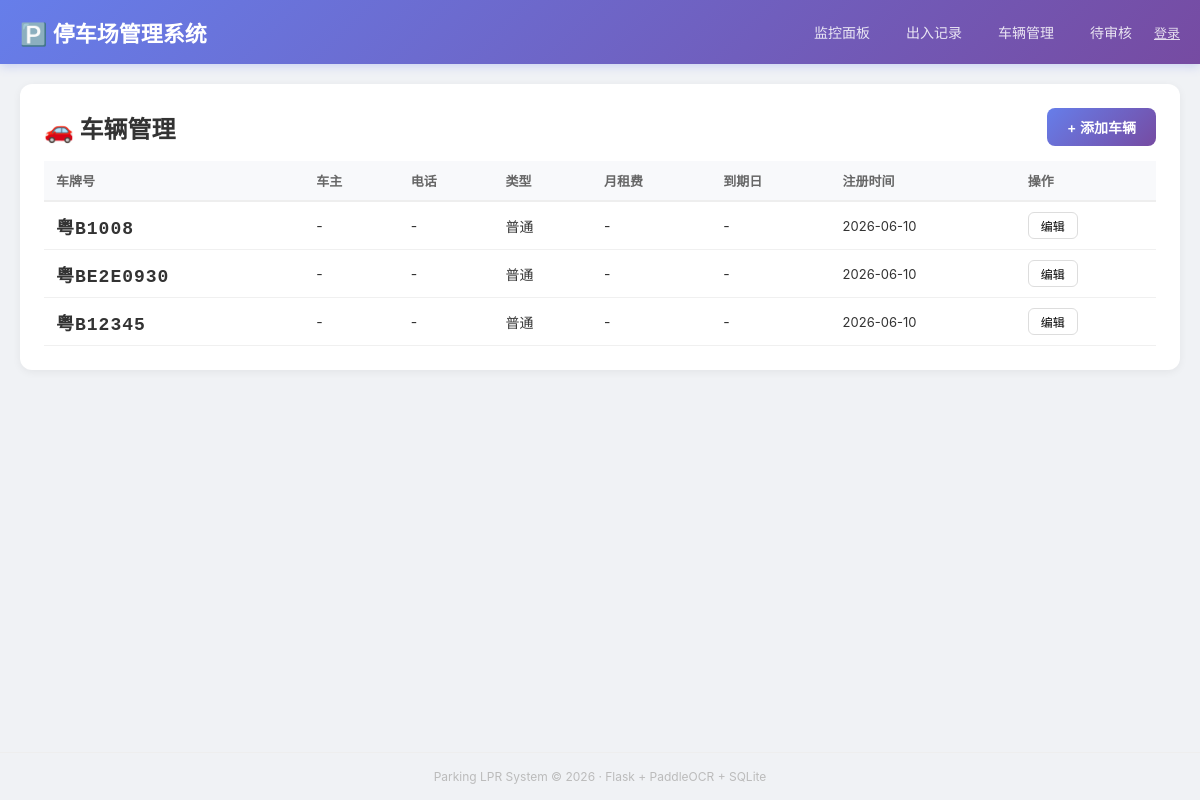
The page /vehicles (signed in) on the database its author committed.
### tables this page shows
CREATE TABLE vehicles (
            id INTEGER PRIMARY KEY AUTOINCREMENT,
            plate_number TEXT UNIQUE NOT NULL,
            owner_name TEXT DEFAULT '',
            phone TEXT DEFAULT '',
            vehicle_type TEXT DEFAULT 'normal',
            monthly_fee REAL DEFAULT 0,
            monthly_expire DATE,
            wechat_openid TEXT,
            created_at TIMESTAMP DEFAULT CURRENT_TIMESTAMP
        );

### backend/routes/web.py (the view)
@web.route("/vehicles")
def vehicles_page():
    if not session.get("logged_in"):
        return redirect(url_for("web.login_page"))
    conn = get_conn()
    cursor = conn.cursor()
    cursor.execute("SELECT * FROM vehicles ORDER BY created_at DESC")
    vehicles = [dict(row) for row in cursor.fetchall()]
    conn.close()
    return render_template("vehicles.html", vehicles=vehicles)

### backend/database.py (called while the page is built)
def get_conn() -> sqlite3.Connection:
    conn = sqlite3.connect(DB_PATH)
    conn.row_factory = sqlite3.Row
    conn.execute("PRAGMA journal_mode=WAL")
    conn.execute("PRAGMA foreign_keys=ON")
    return conn

### backend/templates/vehicles.html (shortened to what this page needs)
{% extends "base.html" %}
{% block content %}
<div class="page-card">
  <div style="display:flex;justify-content:space-between;align-items:center;">
    <h2>🚗 车辆管理</h2>
    <button class="btn btn-primary" onclick="showAddForm()">+ 添加车辆</button>
  </div>
  {% if vehicles %}
  <table class="data-table" style="margin-top:15px;">
    <thead>
      <tr>
        <th>车牌号</th>
        <th>车主</th>
        <th>电话</th>
        <th>类型</th>
        <th>月租费</th>
        <th>到期日</th>
        <th>注册时间</th>
        <th>操作</th>
      </tr>
    </thead>
    <tbody>
      {% for v in vehicles %}
      <tr>
        <td><span class="plate">{{ v.plate_number }}</span></td>
        <td>{{ v.owner_name or '-' }}</td>
        <td>{{ v.phone or '-' }}</td>
        <td>
          {% if v.vehicle_type == 'monthly' %}
          <span class="event-tag enter">月租</span>
          {% elif v.vehicle_type == 'vip' %}
          <span class="event-tag">VIP</span>
          {% elif v.vehicle_type == 'blacklist' %}
          <span class="event-tag exit">黑名单</span>
          {% else %}
          <span>普通</span>
          {% endif %}
        </td>
        <td>{% if v.monthly_fee > 0 %}¥{{ "%.2f"|format(v.monthly_fee) }}{% else %}-{% endif %}</td>
        <td>{{ v.monthly_expire or '-' }}</td>
        <td style="font-size:13px;">{{ v.created_at[:10] if v.created_at else '-' }}</td>
        <td>
          <button class="btn-small" onclick="editVehicle('{{ v.plate_number }}')">编辑</button>
        </td>
      </tr>
      {% endfor %}
    </tbody>
  </table>
  {% else %}
  <div class="empty-state">暂无注册车辆</div>
  {% endif %}
</div>
{% endblock %}

### backend/static/css/style.css (style rules this page uses)
* { margin: 0; padding: 0; box-sizing: border-box; }
body { font-family: -apple-system, BlinkMacSystemFont, "Segoe UI", "PingFang SC", "Hiragino Sans GB", "Microsoft YaHei", sans-serif; background: #f0f2f5; color: #333; min-height: 100vh; display: flex; flex-direction: column; }
.page-card { background: #fff; border-radius: 12px; padding: 24px; box-shadow: 0 2px 8px rgba(0,0,0,.06); }
.plate { font-size: 18px; font-weight: 700; font-family: "SF Mono", "Cascadia Code", "Consolas", monospace; letter-spacing: 1px; }
.btn { display: inline-block; padding: 9px 20px; border: none; border-radius: 8px; font-size: 14px; font-weight: 600; cursor: pointer; text-decoration: none; transition: all .2s; font-family: inherit; }
.btn-primary { background: linear-gradient(135deg, #667eea, #764ba2); color: #fff; }
.btn-small { padding: 4px 12px; font-size: 12px; border: 1px solid #ddd; border-radius: 6px; background: #fff; cursor: pointer; font-family: inherit; }
.data-table { width: 100%; border-collapse: collapse; }
.data-table th { text-align: left; padding: 10px 12px; background: #f8f9fb; color: #666; font-size: 13px; font-weight: 600; border-bottom: 2px solid #eee; }
.data-table td { padding: 10px 12px; border-bottom: 1px solid #f0f0f0; font-size: 14px; }

### rows shown on the page
vehicles: plate_number "粤B1008", owner_name "-", phone "-", vehicle_type "普通", monthly_expire "-", created_at "2026-06-10"
vehicles: plate_number "粤BE2E0930", owner_name "-", phone "-", vehicle_type "普通", monthly_expire "-", created_at "2026-06-10"
vehicles: plate_number "粤B12345", owner_name "-", phone "-", vehicle_type "普通", monthly_expire "-", created_at "2026-06-10"
